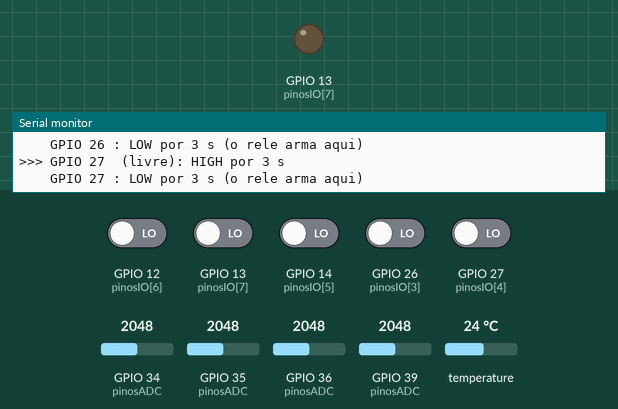
Simulated run of this sketch. Board: ESP32. Shown: output pins drawn as LEDs (lit = HIGH), the last lines printed to the serial monitor. Inputs (shaded band) come from the test bench; at power-on: GPIO 12 (pinosIO[6]), GPIO 13 (pinosIO[7]), GPIO 14 (pinosIO[5]), GPIO 26 (pinosIO[3]), GPIO 27 (pinosIO[4]) LOW, GPIO 34 (pinosADC) = 2048, GPIO 35 (pinosADC) = 2048, GPIO 36 (pinosADC) = 2048, GPIO 39 (pinosADC) = 2048, temperature 24 °C. Pins used as bus, display or sensor lines are not drawn.

Above: at 21.8 s.
At 39.0 s:
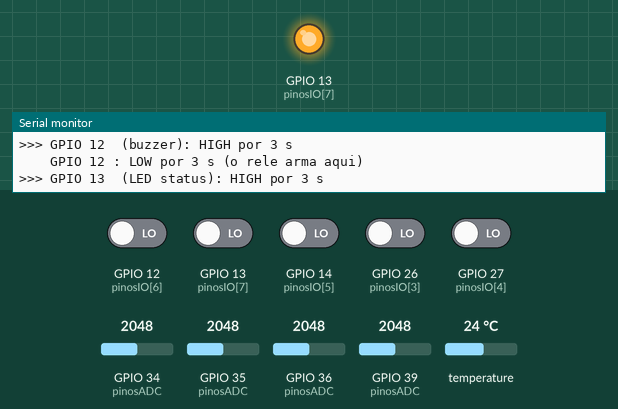
Timing chart, 0 to 57.8 s (numbered marks = the images above):
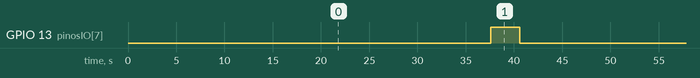

The sketch:

diagnostico_bancada.ino
```cpp
// Inventario da bancada: descobre sozinho o que esta ligado em cada pino.
// Roda 4 varreduras automaticas no boot e depois fica acionando as saidas
// uma a uma, para localizar LED / buzzer / rele pelo que voce ve e ouve.
//
// Serial Monitor a 115200 baud. Nenhum teste aciona dois pinos ao mesmo tempo
// e nenhum coloca um pino em OUTPUT durante as leituras — nao ha risco de curto.
#include <Wire.h>
#include <OneWire.h>
#include <DallasTemperature.h>

// Pinos que podem ser entrada E saida (tem pull-up/pull-down internos).
const int pinosIO[]   = {32, 33, 25, 26, 27, 14, 12, 13};
const char* nomeIO[]  = {"OLED SCL", "OLED SDA", "DS18B20", "rele IN",
                         "livre", "livre", "buzzer", "LED status"};
// Somente entrada: sem pull interno, so leitura analogica.
const int pinosADC[]  = {36, 39, 34, 35};
const char* nomeADC[] = {"vp/36 (livre)", "vn/39 (livre)", "turbidez", "pH"};

const int nIO  = sizeof(pinosIO) / sizeof(pinosIO[0]);
const int nADC = sizeof(pinosADC) / sizeof(pinosADC[0]);

void titulo(const char* t) {
  Serial.println();
  Serial.println("==================================================");
  Serial.println(t);
  Serial.println("==================================================");
}

// ---------- 1) Quem responde no barramento I2C ----------
void varrerI2C() {
  titulo("1) BARRAMENTO I2C (SDA=33, SCL=32)");
  Wire.begin(33, 32);
  int achados = 0;
  for (uint8_t addr = 1; addr < 127; addr++) {
    Wire.beginTransmission(addr);
    if (Wire.endTransmission() == 0) {
      Serial.printf("  dispositivo em 0x%02X", addr);
      if (addr == 0x3C || addr == 0x3D) Serial.print("  <- OLED SSD1306");
      Serial.println();
      achados++;
    }
  }
  if (achados == 0) {
    Serial.println("  NENHUM dispositivo respondeu.");
    Serial.println("  -> OLED sem alimentacao, ou SDA/SCL trocados ou soltos.");
  }
}

// ---------- 2) Quem responde no barramento 1-Wire ----------
void varrer1Wire() {
  titulo("2) BARRAMENTO 1-WIRE (GPIO25)");
  OneWire ow(25);
  DallasTemperature ds(&ow);
  ds.begin();
  int n = ds.getDeviceCount();
  Serial.printf("  sensores encontrados: %d\n", n);
  if (n == 0) {
    Serial.println("  -> DS18B20 solto, sem 3V3, ou faltando o pull-up de 4,7k.");
    return;
  }
  DeviceAddress addr;
  for (int i = 0; i < n; i++) {
    if (!ds.getAddress(addr, i)) continue;
    Serial.printf("  [%d] endereco ", i);
    for (uint8_t b = 0; b < 8; b++) Serial.printf("%02X", addr[b]);
    Serial.println();
  }
  ds.getAddress(addr, 0);

  // Pergunta ao proprio sensor se ele esta sendo alimentado. Em modo parasita
  // ele responde ao barramento (ROM sai correta) mas nao tem energia para
  // converter, e a temperatura volta -127. Isso separa falha de fio de
  // qualquer outra causa, sem depender de palpite.
  bool parasita = ds.isParasitePowerMode();
  Serial.print("  alimentacao: ");
  Serial.println(parasita ? "MODO PARASITA <- o VDD nao chega ao sensor"
                          : "VDD presente (alimentacao externa OK)");
  Serial.printf("  resolucao lida do scratchpad: %d bits", ds.getResolution(addr));
  Serial.println(" (0 = scratchpad ilegivel)");

  // Tres tentativas: a primeira leitura apos o power-up costuma ser a pior.
  for (int tent = 1; tent <= 3; tent++) {
    ds.requestTemperatures();
    float t = ds.getTempC(addr);
    Serial.printf("  tentativa %d: %.2f C", tent, t);
    if (t == DEVICE_DISCONNECTED_C) Serial.print("  <- INVALIDA (CRC do scratchpad falhou)");
    else if (t >= 85.0f)            Serial.print("  <- 85.00 = valor de fabrica, nao converteu");
    Serial.println();
    delay(1000);
  }
}

// ---------- 3) Tensao nas entradas analogicas ----------
void lerAnalogicos() {
  titulo("3) ENTRADAS ANALOGICAS (media de 32 amostras)");
  for (int i = 0; i < nADC; i++) {
    analogSetPinAttenuation(pinosADC[i], ADC_11db);
    uint32_t soma = 0;
    for (int a = 0; a < 32; a++) { soma += analogReadMilliVolts(pinosADC[i]); delayMicroseconds(200); }
    float mv = soma / 32.0f;
    Serial.printf("  GPIO%-3d %-16s %6.0f mV", pinosADC[i], nomeADC[i], mv);
    if (mv < 60)        Serial.print("  <- no terra ou nada ligado");
    else if (mv > 3000) Serial.print("  <- perto do teto (3,3 V)");
    Serial.println();
  }
  Serial.println();
  Serial.println("  Referencia da bancada: pH ~1900 mV com o eletrodo na garrafinha");
  Serial.println("  (se der ~300 mV instavel, o BNC do eletrodo esta solto).");
  Serial.println("  Turbidez ~1300 mV no pino = ~2600 mV reais (divisor 4,7k+4,7k).");
}

// ---------- 4) O que cada pino digital enxerga ----------
// Le o pino com pull-up e depois com pull-down (nunca como saida).
// Preso em 1 = amarrado ao 3V3. Preso em 0 = amarrado ao terra.
// Acompanha o pull = livre, ou ligado a algo de alta impedancia.
void testarAmarracao() {
  titulo("4) AMARRACAO DOS PINOS DIGITAIS");
  Serial.println("  pino  esperado          com pull-up  com pull-down  veredito");
  for (int i = 0; i < nIO; i++) {
    pinMode(pinosIO[i], INPUT_PULLUP);
    delay(5);
    int comUp = digitalRead(pinosIO[i]);
    pinMode(pinosIO[i], INPUT_PULLDOWN);
    delay(5);
    int comDown = digitalRead(pinosIO[i]);
    pinMode(pinosIO[i], INPUT);

    const char* veredito;
    if (comUp == HIGH && comDown == LOW)      veredito = "livre / alta impedancia";
    else if (comUp == HIGH && comDown == HIGH) veredito = "PRESO EM 3V3";
    else if (comUp == LOW  && comDown == LOW)  veredito = "PRESO NO TERRA";
    else                                       veredito = "instavel";

    Serial.printf("  %-5d %-17s %-12d %-14d %s\n",
                  pinosIO[i], nomeIO[i], comUp, comDown, veredito);
  }
  Serial.println();
  Serial.println("  PRESO EM 3V3 ou PRESO NO TERRA num pino que deveria estar livre");
  Serial.println("  = jumper na linha errada. LED e buzzer aparecem como 'livre'.");
}

// ---------- 5) Varredura das saidas ----------
void varrerSaidas() {
  titulo("5) VARREDURA DAS SAIDAS — olhe e ouca a bancada");
  Serial.println("  Cada pino fica 3 s ativo. Anote em qual deles algo acontece.");
  Serial.println("  LED: acende. Buzzer: apita. Rele: clica (arma em LOW).");
  Serial.println();

  for (int i = 0; i < nIO; i++) {
    int p = pinosIO[i];
    if (p == 32 || p == 33) continue;  // I2C do OLED: nao mexer

    Serial.printf(">>> GPIO %-3d (%s): HIGH por 3 s\n", p, nomeIO[i]);
    pinMode(p, OUTPUT);
    digitalWrite(p, HIGH);
    delay(3000);
    Serial.printf("    GPIO %-3d: LOW por 3 s (o rele arma aqui)\n", p);
    digitalWrite(p, LOW);
    delay(3000);
    pinMode(p, INPUT);   // devolve a alta impedancia antes do proximo
    delay(300);
  }
  Serial.println("--- fim da varredura ---");
}

void setup() {
  Serial.begin(115200);
  delay(500);
  Serial.println();
  Serial.println("### DIAGNOSTICO DA BANCADA — no sensor ###");
  varrerI2C();
  varrer1Wire();
  lerAnalogicos();
  testarAmarracao();
}

void loop() {
  varrerSaidas();
  delay(2000);
}
```

Measured:
- by itself, GPIO 13 (pinosIO[7]): alternates HIGH for 3.0 s and LOW for 36.8 s
- by itself, everything shown: repeats every 39.8 s, in 10 steps
